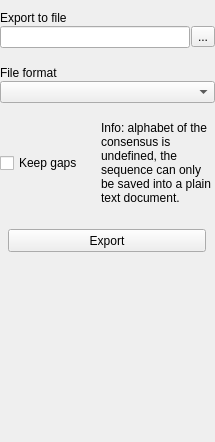
<?xml version="1.0" encoding="UTF-8"?>
<ui version="4.0">
 <class>ExportConsensusWidget</class>
 <widget class="QWidget" name="ExportConsensusWidget">
  <property name="geometry">
   <rect>
    <x>0</x>
    <y>0</y>
    <width>215</width>
    <height>442</height>
   </rect>
  </property>
  <property name="windowTitle">
   <string>Form</string>
  </property>
  <layout class="QVBoxLayout" name="verticalLayout">
   <property name="spacing">
    <number>18</number>
   </property>
   <property name="leftMargin">
    <number>0</number>
   </property>
   <property name="rightMargin">
    <number>0</number>
   </property>
   <item>
    <layout class="QGridLayout" name="gridLayout">
     <property name="spacing">
      <number>1</number>
     </property>
     <item row="0" column="0">
      <widget class="QLabel" name="label_2">
       <property name="text">
        <string>Export to file</string>
       </property>
      </widget>
     </item>
     <item row="1" column="0">
      <widget class="QLineEdit" name="pathLe"/>
     </item>
     <item row="1" column="1">
      <widget class="QToolButton" name="browseBtn">
       <property name="text">
        <string>...</string>
       </property>
      </widget>
     </item>
    </layout>
   </item>
   <item>
    <layout class="QGridLayout" name="gridLayout_2">
     <property name="verticalSpacing">
      <number>1</number>
     </property>
     <item row="0" column="0">
      <widget class="QLabel" name="label">
       <property name="text">
        <string>File format</string>
       </property>
      </widget>
     </item>
     <item row="1" column="0">
      <widget class="QComboBox" name="formatCb"/>
     </item>
    </layout>
   </item>
   <item>
    <layout class="QHBoxLayout" name="horizontalLayout">
     <property name="bottomMargin">
      <number>6</number>
     </property>
     <item>
      <widget class="QCheckBox" name="keepGapsChb">
       <property name="text">
        <string>Keep gaps</string>
       </property>
      </widget>
     </item>
     <item>
      <widget class="QLabel" name="hintLabel">
       <property name="text">
        <string>Info: alphabet of the consensus is undefined, the sequence can only be saved into a plain text document.</string>
       </property>
       <property name="wordWrap">
        <bool>true</bool>
       </property>
      </widget>
     </item>
    </layout>
   </item>
   <item alignment="Qt::AlignHCenter">
    <widget class="QToolButton" name="exportBtn">
     <property name="sizePolicy">
      <sizepolicy hsizetype="Fixed" vsizetype="Fixed">
       <horstretch>0</horstretch>
       <verstretch>0</verstretch>
      </sizepolicy>
     </property>
     <property name="minimumSize">
      <size>
       <width>198</width>
       <height>23</height>
      </size>
     </property>
     <property name="maximumSize">
      <size>
       <width>198</width>
       <height>16777215</height>
      </size>
     </property>
     <property name="sizeIncrement">
      <size>
       <width>0</width>
       <height>37</height>
      </size>
     </property>
     <property name="text">
      <string>Export</string>
     </property>
    </widget>
   </item>
   <item>
    <spacer name="verticalSpacer">
     <property name="orientation">
      <enum>Qt::Vertical</enum>
     </property>
     <property name="sizeHint" stdset="0">
      <size>
       <width>20</width>
       <height>40</height>
      </size>
     </property>
    </spacer>
   </item>
  </layout>
 </widget>
 <resources/>
 <connections/>
</ui>
